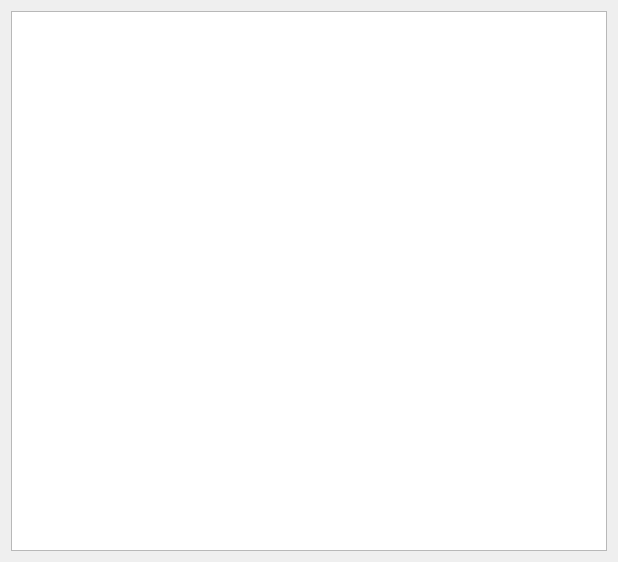
<?xml version="1.0" encoding="UTF-8"?>
<ui version="4.0">
 <class>DirProcess</class>
 <widget class="QDialog" name="DirProcess">
  <property name="geometry">
   <rect>
    <x>0</x>
    <y>0</y>
    <width>618</width>
    <height>562</height>
   </rect>
  </property>
  <property name="windowTitle">
   <string>maproc v1.0</string>
  </property>
  <layout class="QVBoxLayout" name="verticalLayout_2">
   <item>
    <widget class="QTreeView" name="tree_Dir"/>
   </item>
  </layout>
 </widget>
 <layoutdefault spacing="6" margin="11"/>
 <resources/>
 <connections/>
</ui>
